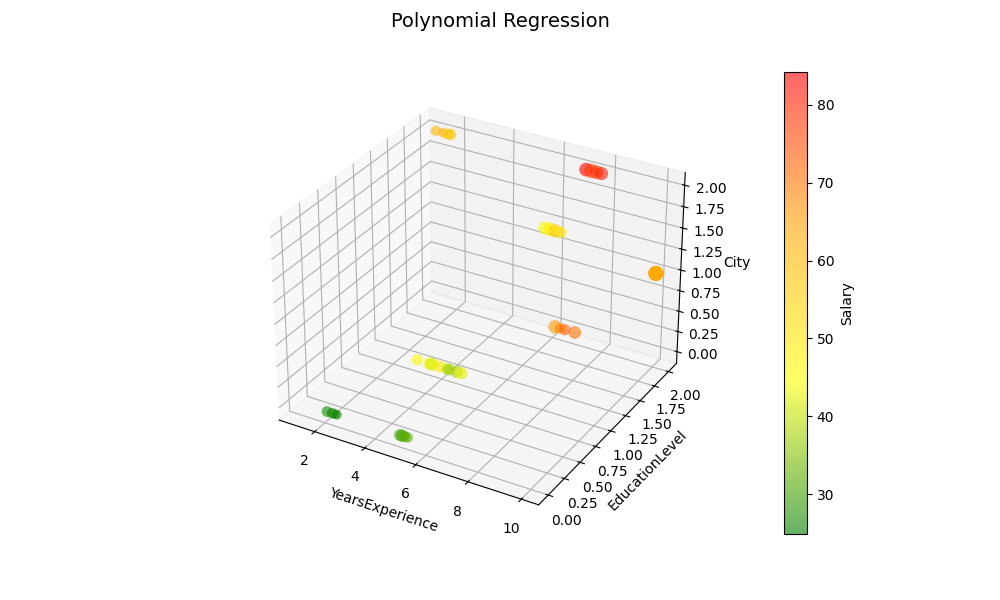

Write Python code to recreate this figure.
import pandas as pd
import numpy as np
import matplotlib.pyplot as plt
from sklearn.model_selection import train_test_split
from sklearn.metrics import r2_score, mean_squared_error
from sklearn.linear_model import LinearRegression
from sklearn.preprocessing import PolynomialFeatures
from matplotlib.colors import LinearSegmentedColormap

data = pd.read_csv('LinearRegression/Salary_Data2.csv')

X = data[['YearsExperience','EducationLevel','City']]
y = data[['Salary']]

X_train, X_test, y_train, y_test = train_test_split(X, y, test_size = 0.25, random_state = 0)

# 創建一個PolynomialFeatures函式，指定多項式的次數
poly = PolynomialFeatures(4)
# 將線性特徵轉換為多項式特徵
X_train_poly = poly.fit_transform(X_train)
X_test_poly = poly.transform(X_test)


# 創建一個多元多項式回歸模型
model = LinearRegression()

# 訓練模型
model.fit(X_train_poly, y_train)

# 預測
y_pred = model.predict(X_test_poly)

# 計算模型的性能
r2 = r2_score(y_test, y_pred)
rmse = mean_squared_error(y_test, y_pred)**0.5

# 查看預測結果
print(y_pred)
print("R方：", r2)
print("RMSE：", rmse)

fig = plt.figure(figsize=(10, 6))
t = fig.suptitle('Polynomial Regression', fontsize=14)
ax = fig.add_subplot(111, projection='3d')

#使用 Salary 列作為颜色映射的依据
cmap = LinearSegmentedColormap.from_list('custom_cmap', ['green','yellow','orange', 'red'])
scatter = ax.scatter(data['YearsExperience'], data['EducationLevel'], data['City'], c=data['Salary'], cmap=cmap, s=data['Age']*2, marker='o', edgecolors='none', alpha=0.6)

# 設置坐標軸標籤
ax.set_xlabel('YearsExperience')
ax.set_ylabel('EducationLevel')
ax.set_zlabel('City')

# 創建颜色條
cb = plt.colorbar(scatter,pad=0.1)
cb.set_label('Salary')

# 保存為png
plt.savefig('LinearRegression/test7.png')

# 顯示圖形
plt.show()